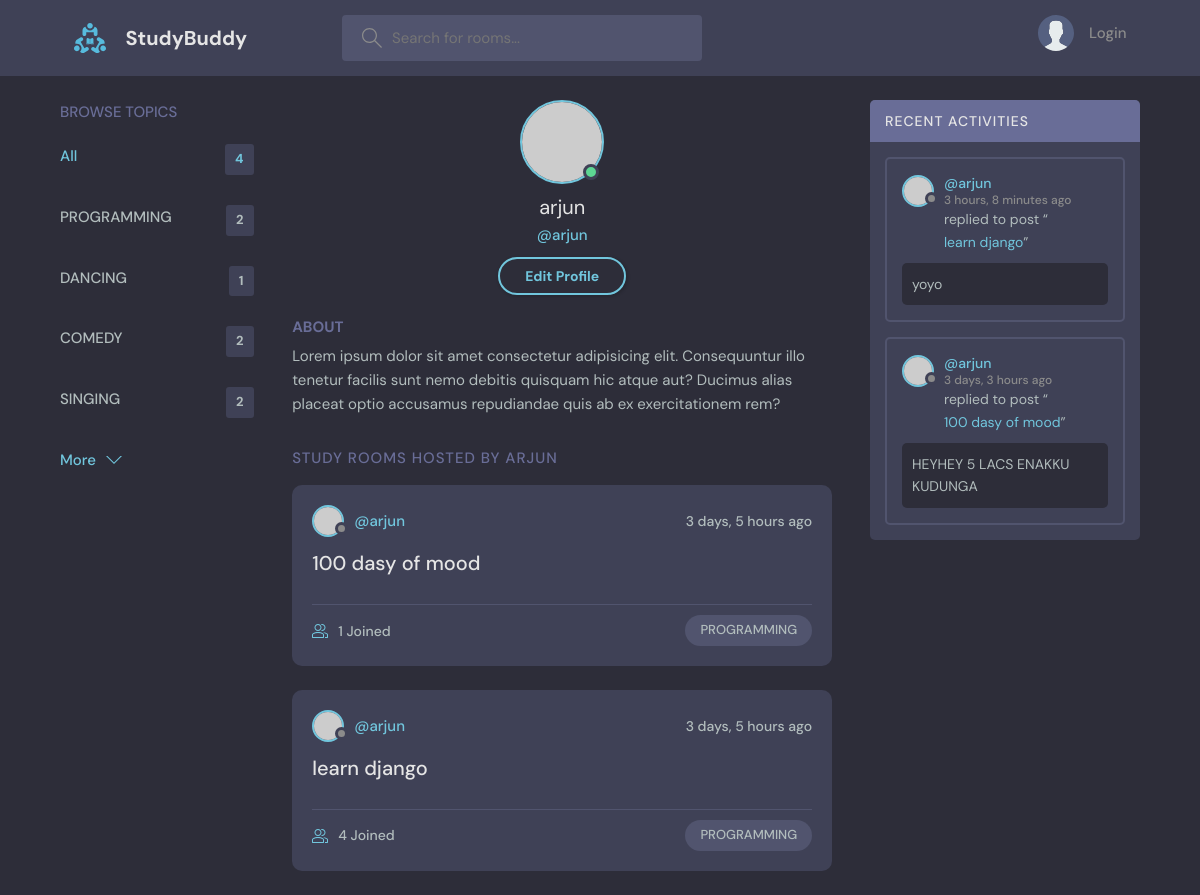
The app's page /profile/1/, older data.
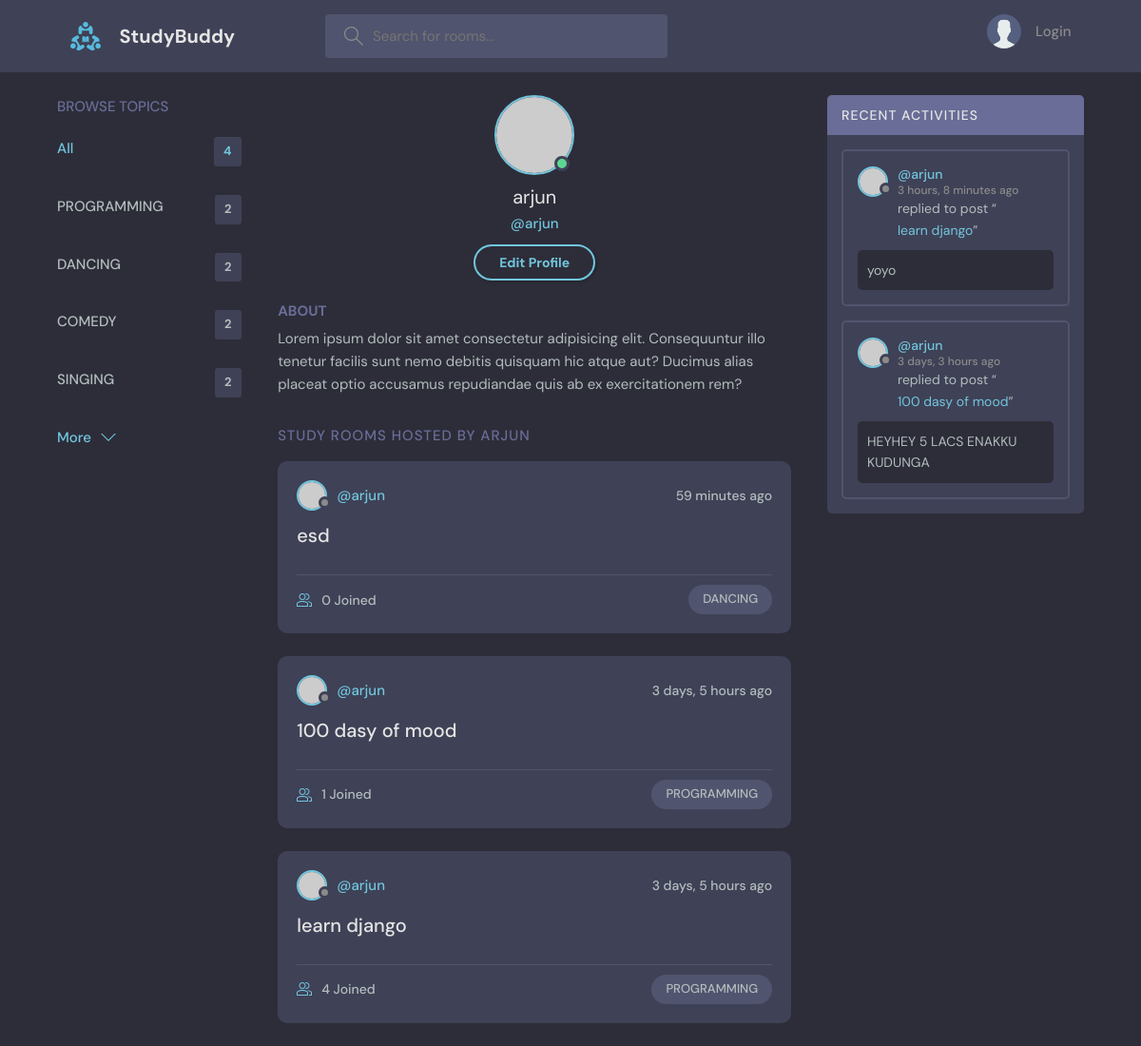
The same page, newer data.
### app1/models.py (models this page shows, shortened)
class Topic(models.Model):
    name= models.CharField(max_length=200)
    def __str__(self):
        return self.name

class Room(models.Model):
    host= models.ForeignKey(User, on_delete=models.SET_NULL,null=True)
    topic= models.ForeignKey(Topic,on_delete=models.SET_NULL,null=True)
    name= models.CharField(max_length=200)
    desc= models.TextField(null=True,blank=True)
    participants= models.ManyToManyField(User, related_name='participants',blank=True)
    updated= models.DateTimeField(auto_now=True)
    created= models.DateTimeField(auto_now_add=True)
    class Meta:
        ordering=['-updated','-created']
    def __str__(self):
        return self.name

class Message(models.Model):
    user= models.ForeignKey(User,on_delete=models.CASCADE)
    room= models.ForeignKey(Room, on_delete=models.CASCADE)
    body= models.TextField()
    updated= models.DateTimeField(auto_now=True)
    created= models.DateTimeField(auto_now_add=True)
    class Meta:
        ordering=['-updated','-created']

### app1/views.py (the view)
# urls.py: path('profile/<str:pk>/', views.userProfile,name='user-profile'),
def userProfile(request,pk):
    user= User.objects.get(id=pk)
    rooms= user.room_set.all()
    room_message= user.message_set.all()
    topics = Topic.objects.all()
    context={'user':user, 'rooms': rooms, 'room_messages': room_message,'topics':topics}
    return render(request,'app1/profile.html',context)

### app1/templates/app1/profile.html
{% extends 'main.html'%}
{%block content%}
  <main class="profile-page layout layout--3">
    <div class="container">
      {% include 'app1/topics_component.html' %}
      <div class="roomList">
        <div class="profile">
          <div class="profile__avatar">
            <div class="avatar avatar--large active">
              <img src="https://randomuser.me/api/portraits/men/11.jpg" />
            </div>
          </div>
          <div class="profile__info">
            <h3>{{user.username}}</h3>
            <p>@{{user.username}}</p>
            <a href="edit-user.html" class="btn btn--main btn--pill">Edit Profile</a>
          </div>
          <div class="profile__about">
            <h3>About</h3>
            <p>
              Lorem ipsum dolor sit amet consectetur adipisicing elit. Consequuntur illo tenetur
              facilis sunt nemo debitis quisquam hic atque aut? Ducimus alias placeat optio
              accusamus repudiandae quis ab ex exercitationem rem?
            </p>
          </div>
        </div>
        <div class="roomList__header">
          <div>
            <h2>Study Rooms Hosted by {{user.username}}</a>
            </h2>
          </div>
        </div>
        {% include 'app1/feed_component.html' %}
      </div>
      {% include 'app1/activity_component.html'%}
    </div>
  </main>
{% endblock content %}

### templates/main.html (shortened to what this page needs)
<!DOCTYPE html>
{% load static %}
<html lang="en">
  <head>
    <link rel="stylesheet" href="{% static 'styles/style.css' %}" />
  </head>
  <body>
    {% include 'navbar.html'%}
    {% block content %}
    {%endblock%}
  </body>
</html>

### templates/navbar.html (shortened to what this page needs)
{% load static %}
<header class="header header--loggedIn">
    <div class="container">
      <a href="{% url 'home' %}" class="header__logo">
        <img src="{% static 'images/logo.svg' %}" />
        <h1>StudyBuddy</h1>
      </a>
      <form class="header__search" method="GET" action="{% url 'home' %}">
        <label>
          <input name="q" placeholder="Search for rooms..." />
        </label>
      </form>
      <nav class="header__menu">
        {% if request.user.is_authenticated %}
        <div class="header__user">
          <a href="profile.html">
            <div class="avatar avatar--medium active">
              <img src="https://randomuser.me/api/portraits/men/37.jpg" />
            </div>
            <p>{{request.user.username}}<span>@{{request.user.username}}</span></p>
          </a>
          <button class="dropdown-button">
            <svg version="1.1" xmlns="http://www.w3.org/2000/svg" width="32" height="32" viewBox="0 0 32 32">
              <title>chevron-down</title>
              <path d="M16 21l-13-13h-3l16 16 16-16h-3l-13 13z"></path>
            </svg>
          </button>
        </div>
        {% else %}
        <a href="{% url 'login' %}">
            <img src="{% static 'images/avatar.svg'%}">
            <p>Login</p>
        </a>
        {% endif %}
      </nav>
    </div>
  </header>

### app1/templates/app1/topics_component.html
<div class="topics">
    <div class="topics__header">
      <h2>Browse Topics</h2>
    </div>
    <ul class="topics__list">
      <li>
        <a href="{% url 'home' %}" class="active">All <span>{{topics.count}}</span></a>
      </li>
      {%for topic in topics%}
      <li>
        <a href="{% url 'home' %}?q={{topic.name}}">{{topic.name}}<span>{{topic.room_set.all.count}}</span></a>
      </li>
      {% endfor %}
    </ul>
    <a class="btn btn--link" href="topics.html">
      More
      <svg version="1.1" xmlns="http://www.w3.org/2000/svg" width="32" height="32" viewBox="0 0 32 32">
        <title>chevron-down</title>
        <path d="M16 21l-13-13h-3l16 16 16-16h-3l-13 13z"></path>
      </svg>
    </a>
  </div>

### app1/templates/app1/feed_component.html (shortened to what this page needs)
{%for room in rooms%}
<div class="roomListRoom">
    <div class="roomListRoom__header">
      <a href="{% url 'user-profile' room.host.id %}" class="roomListRoom__author">
        <div class="avatar avatar--small">
          <img src="https://randomuser.me/api/portraits/women/11.jpg" />
        </div>
        <span>@{{room.host.username}}</span>
      </a>
      <div class="roomListRoom__actions">
        <span>{{room.created|timesince}} ago</span>
      </div>
    </div>
    <div class="roomListRoom__content">
      <a href="{%url 'room' room.id%}">{{room.name}}</a>
    </div>
    <div class="roomListRoom__meta">
      <a href="{%url 'room' room.id%}" class="roomListRoom__joined">
        {{room.participants.all.count}} Joined
      </a>
      <p class="roomListRoom__topic">{{room.topic}}</p>
    </div>
  </div>
{%endfor%}

### app1/templates/app1/activity_component.html (shortened to what this page needs)
<div class="activities">
    <div class="activities__header">
      <h2>Recent Activities</h2>
    </div>
    {% for message in room_messages %}
    <div class="activities__box">
      <div class="activities__boxHeader roomListRoom__header">
        <a href="{% url 'user-profile' message.user.id %}" class="roomListRoom__author">
          <div class="avatar avatar--small">
            <img src="https://randomuser.me/api/portraits/women/11.jpg" />
          </div>
          <p>
            @{{message.user}}
            <span>{{message.created|timesince}} ago</span>
          </p>
        </a>
        </div>
      <div class="activities__boxContent">
        <p>replied to post “<a href="{% url 'room' message.room.id %}">{{message.room}}</a>”</p>
        <div class="activities__boxRoomContent">
            {{message.body}}
        </div>
      </div>
    </div>
    {% endfor %}
  </div>

Row changes from the older to the newer data that the page shows:
computed for Topic "DANCING": room_set.all.count "1" → "2"
added Room: host.username "arjun", created "59 minutes", name "esd", participants.all.count "0", topic "DANCING"
